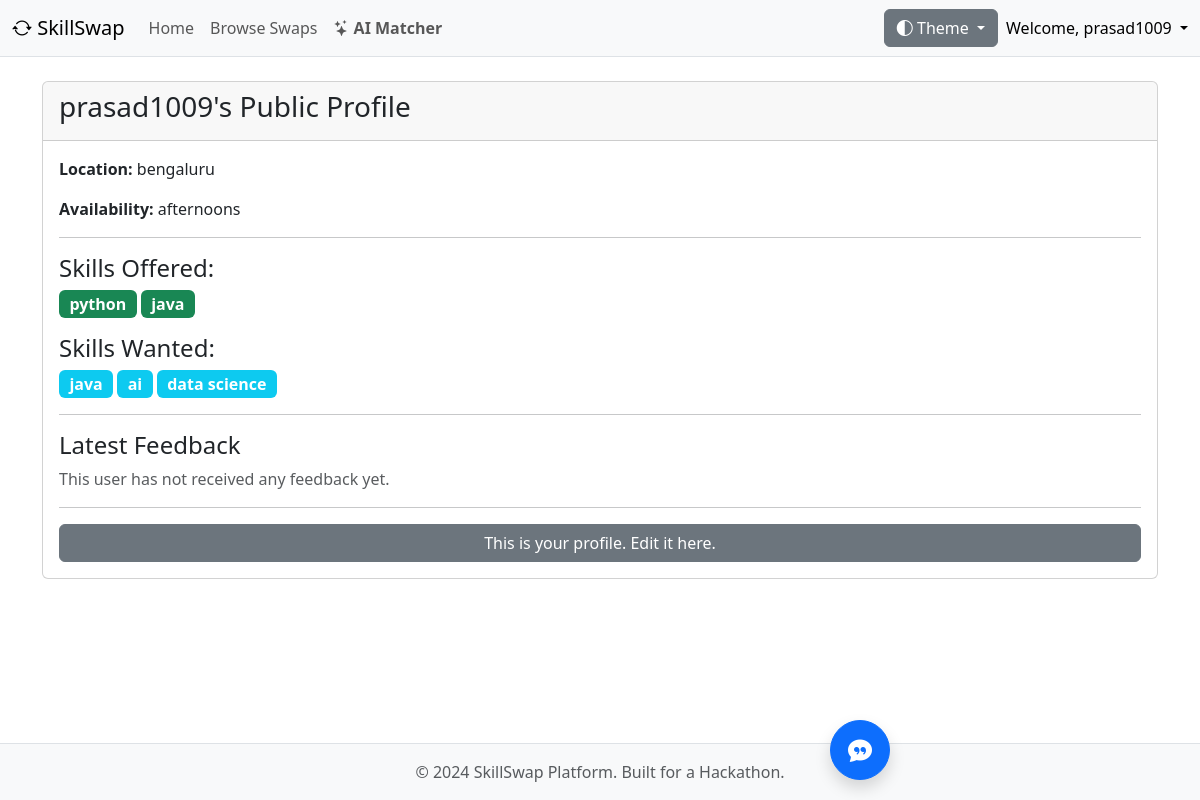
The page /user/2/ (signed in) on the database its author committed.
### core/models.py (models this page shows, shortened)
class Profile(models.Model):
    user = models.OneToOneField(User, on_delete=models.CASCADE)
    location = models.CharField(max_length=255, blank=True, null=True)
    profile_photo = models.ImageField(upload_to='profile_photos/', blank=True, null=True)
    availability = models.CharField(max_length=255, blank=True, null=True, help_text="e.g., 'Weekends', 'Evenings after 7 PM'")
    is_public = models.BooleanField(default=True)
    skills_offered = models.ManyToManyField(
        Skill,
        through=UserSkill,  # Use our new model to manage the relationship
        related_name='offered_by',
        blank=True
    )
    skills_wanted = models.ManyToManyField(Skill, related_name='wanted_by', blank=True)

class Skill(models.Model):
    name = models.CharField(max_length=100, unique=True)

### core/views.py (the view)
# urls.py: path('user/<int:user_id>/', views.user_public_profile, name='user_public_profile'),
@login_required
def user_public_profile(request, user_id):
    profile_user = get_object_or_404(User, id=user_id)
    swap_exists = SwapRequest.objects.filter(
        (Q(requester=request.user, responder=profile_user) | Q(requester=profile_user, responder=request.user))
    ).exists()
    reviews = Review.objects.filter(reviewee=profile_user).order_by('-created_at')[:3]
    context = {
        'profile_user': profile_user,
        'swap_exists': swap_exists,
        'reviews': reviews, # Pass reviews to the template
    }
    return render(request, 'user_public_profile.html', context)

### core/templates/user_public_profile.html (shortened to what this page needs)
{% extends "base.html" %}
{% block content %}
<div class="card">
    <div class="card-header">
        <h3>{{ profile_user.username }}'s Public Profile</h3>
    </div>
    <div class="card-body">
        <p><strong>Location:</strong> {{ profile_user.profile.location|default:"Not specified" }}</p>
        <p><strong>Availability:</strong> {{ profile_user.profile.availability|default:"Not specified" }}</p>
        <hr>
        <h4>Skills Offered:</h4>
        <p>
            {% for skill in profile_user.profile.skills_offered.all %}
                <span class="badge fs-6 bg-success">{{ skill.name }}</span>
            {% empty %}
                <span class="text-muted">This user hasn't listed any skills they offer.</span>
            {% endfor %}
        </p>
        <h4>Skills Wanted:</h4>
        <p>
            {% for skill in profile_user.profile.skills_wanted.all %}
                <span class="badge fs-6 bg-info">{{ skill.name }}</span>
            {% empty %}
                <span class="text-muted">This user hasn't listed any skills they want.</span>
            {% endfor %}
        </p>
        <hr>
            <h4>Latest Feedback</h4>
            {% for review in reviews %}
            <div class="mb-3 border-start border-2 ps-3">
                <p class="mb-0">
                    {% for i in ''|center:review.rating %}
                        <i class="bi bi-star-fill text-warning"></i>
                    {% endfor %}
                    {% for i in ''|center:5|slice:review.rating|center:0 %}
                        <i class="bi bi-star text-warning"></i>
                    {% endfor %}
                </p>
                <blockquote class="blockquote mb-0">
                    <p class="fs-6 fst-italic">"{{ review.comment }}"</p>
                    <footer class="blockquote-footer">Review by {{ review.reviewer.username }}</footer>
                </blockquote>
            </div>
            {% empty %}
                <p class="text-muted">This user has not received any feedback yet.</p>
            {% endfor %}
        <hr>
        <div class="d-grid">
            {% if profile_user.id == request.user.id %}
                <a href="{% url 'profile' %}" class="btn btn-secondary">This is your profile. Edit it here.</a>
            {% elif swap_exists %}
                <button class="btn btn-secondary" disabled>Swap Request Already Sent/Exists</button>
            {% endif %}
        </div>
    </div>
</div>
{% endblock %}

### core/templates/base.html (shortened to what this page needs)
<!doctype html>
<html lang="en" data-bs-theme="auto">
  <head>
    <link href="https://cdn.jsdelivr.net/npm/bootstrap@5.3.2/dist/css/bootstrap.min.css" rel="stylesheet"
>
    <link rel="stylesheet" href="https://cdn.jsdelivr.net/npm/bootstrap-icons@1.11.1/font/bootstrap-icons.css">
  </head>
  <body>
    <nav class="navbar navbar-expand-lg bg-body-tertiary border-bottom">
      <div class="container-fluid">
        <a class="navbar-brand" href="{% url 'home' %}">
          <i class="bi bi-arrow-repeat"></i> SkillSwap
        </a>
        <div class="collapse navbar-collapse" id="navbarSupportedContent">
          <ul class="navbar-nav me-auto mb-2 mb-lg-0">
            <li class="nav-item">
              <a class="nav-link {% if request.resolver_match.url_name == 'home' %}active{% endif %}" href="{% url 'home' %}">Home</a>
            </li>
            <li class="nav-item">
              <a class="nav-link {% if request.resolver_match.url_name == 'browse_users' %}active{% endif %}" href="{% url 'browse_users' %}">Browse Swaps</a>
            </li>
            <li class="nav-item">
                <a class="nav-link fw-bold {% if request.resolver_match.url_name == 'ai_matchmaker' %}active{% endif %}" href="{% url 'ai_matchmaker' %}">
                    <i class="bi bi-stars"></i> AI Matcher
                </a>
            </li>
          </ul>
          <div class="d-flex align-items-center">
            <div class="dropdown me-2">
              <button class="btn btn-secondary dropdown-toggle" type="button" id="themeDropdown" data-bs-toggle="dropdown" aria-expanded="false">
                <i class="bi bi-circle-half"></i> Theme
              </button>
            </div>
            {% if user.is_authenticated %}
              <div class="dropdown">
                <a href="#" class="d-block link-body-emphasis text-decoration-none dropdown-toggle" data-bs-toggle="dropdown" aria-expanded="false">
                  Welcome, {{ user.username }}
                </a>
              </div>
            {% else %}
              <a href="{% url 'login' %}" class="btn btn-primary">Login</a>
              <a href="{% url 'signup' %}" class="btn btn-outline-secondary ms-2">Sign Up</a>
            {% endif %}
          </div>
        </div>
      </div>
    </nav>
    <main class="container mt-4 main-content">
      {% block content %}{% endblock %}
    </main>
    <footer class="footer mt-auto py-3 bg-body-tertiary border-top">
      <div class="container text-center">
        <span class="text-body-secondary">© 2024 SkillSwap Platform. Built for a Hackathon.</span>
      </div>
    </footer>
    {% if user.is_authenticated %}
    <div id="chatbot-container">
        <button id="chatbot-toggle-btn" class="btn btn-primary btn-lg rounded-circle shadow"><i class="bi bi-chat-quote-fill"></i></button>
    </div>
    {% endif %}
  </body>
</html>

### core/templates/base.html (style rules this page uses)
body { min-height: 100vh; display: flex; flex-direction: column; }
.main-content { flex: 1; }
#chatbot-container { position: fixed; bottom: 20px; right: 20px; z-index: 1050; }
#chatbot-toggle-btn { width: 60px; height: 60px; font-size: 1.5rem; }

### rows shown on the page
Skill: name "python"
Skill: name "java"
Skill: name "ai"
Skill: name "data science"

### other values the page prints
{{ user.username }} "prasad1009"
{{ profile_user.username }} "prasad1009"
{{ profile_user.profile.location|default:"Not specified" }} "bengaluru"
{{ profile_user.profile.availability|default:"Not specified" }} "afternoons"
